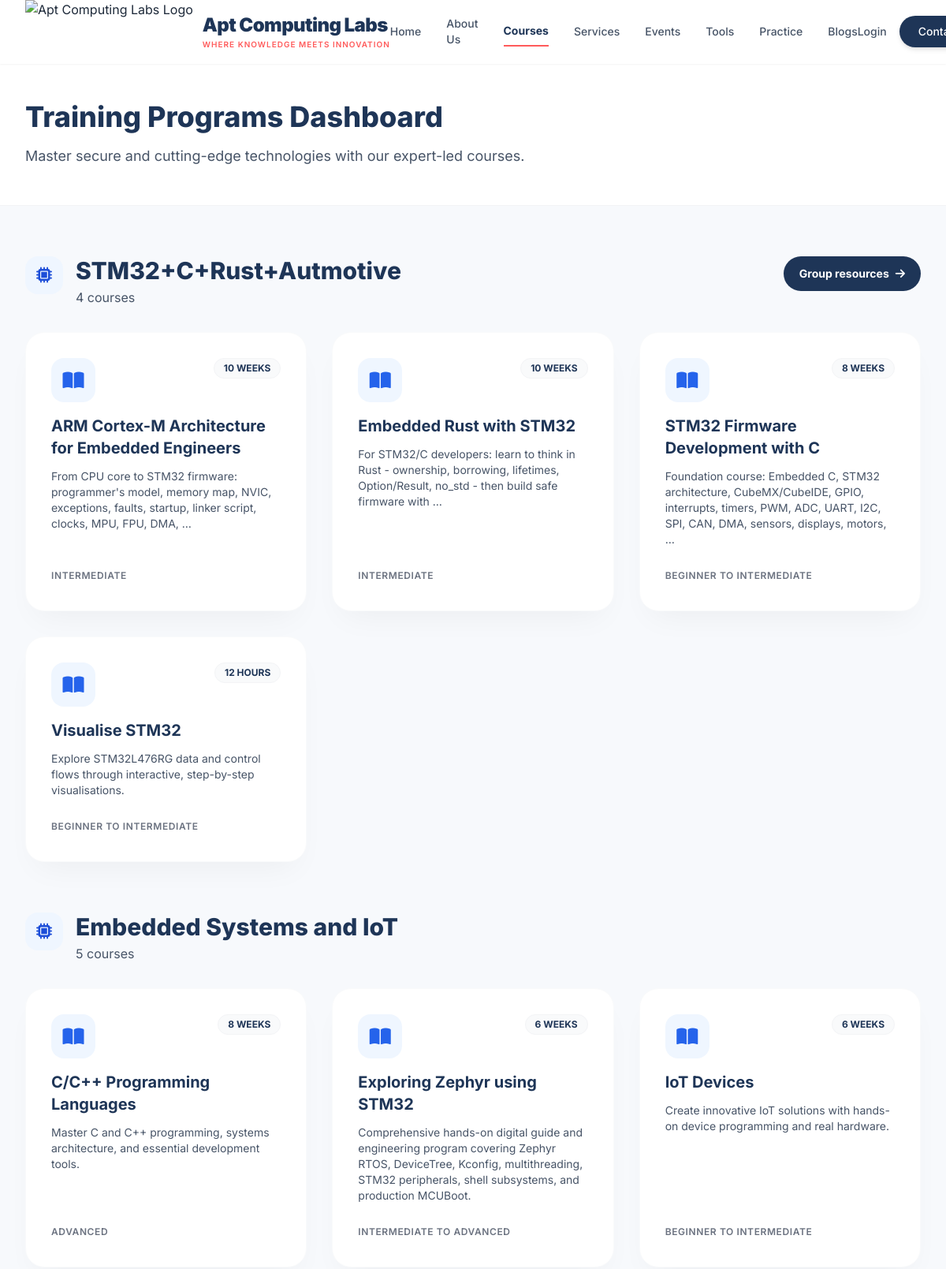
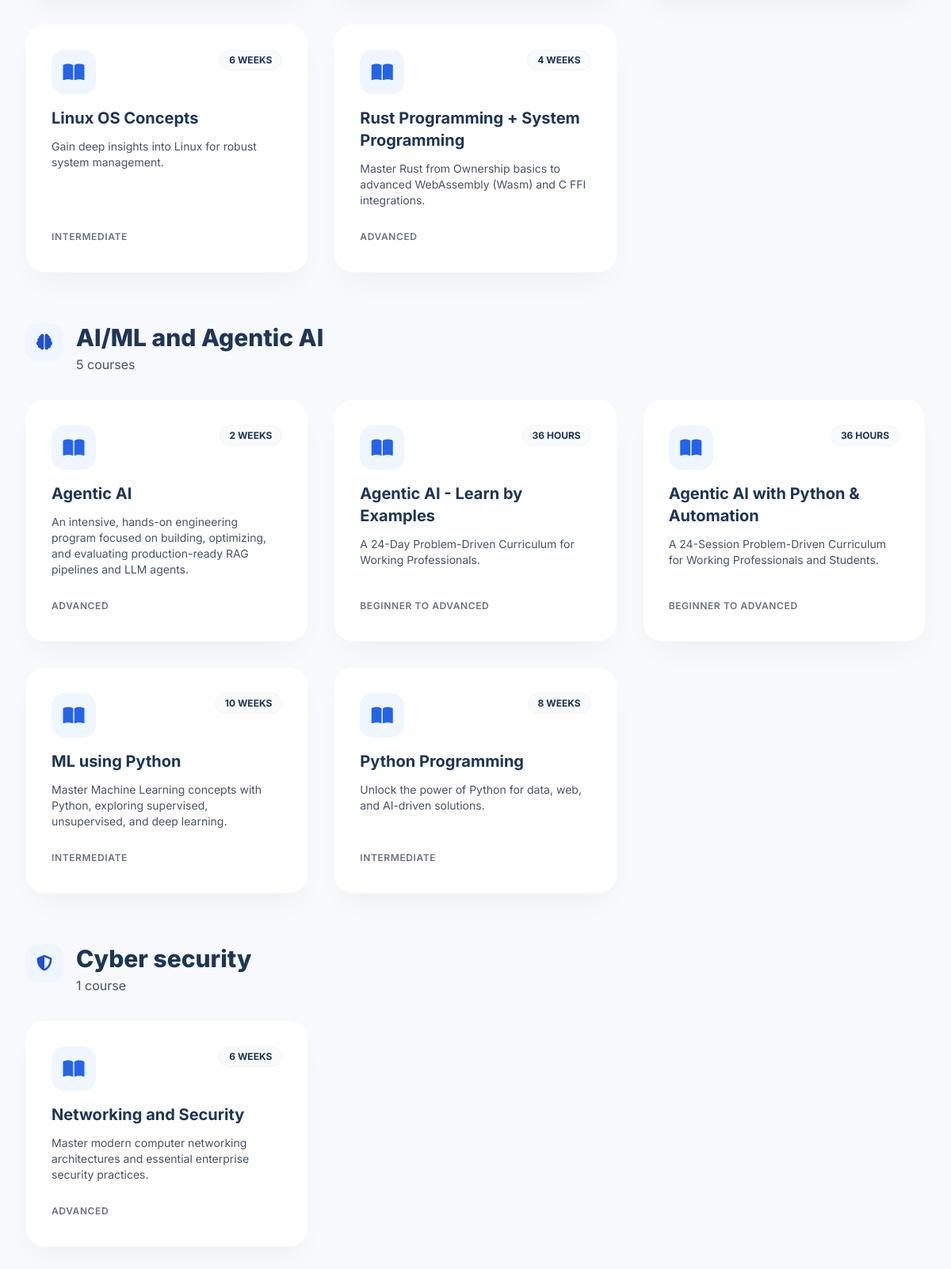
Page /courses/ on the committed database (2 pictures, top to bottom).
### courses/models.py (models this page shows, shortened)
class Course(models.Model):
    title = models.CharField(max_length=200)
    slug = models.SlugField(max_length=200, unique=True)
    short_description = models.CharField(max_length=500, blank=True)
    description = models.TextField(blank=True)
    duration_weeks = models.PositiveIntegerField(default=0)
    duration_hours = models.PositiveIntegerField(default=0)
    skill_level = models.CharField(max_length=50, blank=True)
    technologies = models.CharField(max_length=200, blank=True, help_text="Comma separated list, e.g., 'Rust, Linux'")
    image = models.URLField(blank=True, null=True)
    fee = models.CharField(max_length=100, blank=True, help_text="e.g., '7000/- + GST'")
    timing = models.CharField(max_length=200, blank=True, help_text="e.g., 'Weekend course, 4:00pm to 5:00pm'")
    start_date = models.CharField(max_length=100, blank=True, help_text="e.g., '12th Sep 2026'")
    trainers = models.CharField(max_length=200, blank=True, help_text="e.g., 'Kamal Kumar Mukiri'")
    recordings_info = models.CharField(max_length=300, blank=True)
    materials_info = models.CharField(max_length=300, blank=True)
    prerequisites = models.CharField(max_length=300, blank=True)
    training_mode = models.CharField(max_length=100, blank=True, help_text="e.g., 'Online'")

### courses/views.py (the view)
# urls.py: path('', views.CourseListView.as_view(), name='list'),
class CourseListView(ListView):
    model = Course
    template_name = 'courses/list.html'
    context_object_name = 'courses'
    def get_queryset(self):
        qs = list(super().get_queryset().order_by('title'))
        seen = set()
        unique = []
        for c in qs:
            key = (c.title or '').strip().lower()
            if key and key not in seen:
                seen.add(key)
                unique.append(c)
        return unique
    def get_context_data(self, **kwargs):
        context = super().get_context_data(**kwargs)
        grouped_courses = [
            {
                'title': group['title'],
                'icon': group['icon'],
                'url_name': group.get('url_name'),
                'courses': [],
            }
            for group in COURSE_GROUPS
        ]
        groups_by_slug = {
            slug: group
            for definition, group in zip(COURSE_GROUPS, grouped_courses)
            for slug in definition['slugs']
        }
        other_courses = {
            'title': 'Other Courses',
            'icon': 'fa-book-open',
            'courses': [],
        }
        for course in context['courses']:
            group = groups_by_slug.get(course.slug, other_courses)
            group['courses'].append(course)
        context['course_groups'] = [
            group for group in grouped_courses if group['courses']
        ]
        if other_courses['courses']:
            context['course_groups'].append(other_courses)
        return context

### templates/courses/list.html (shortened to what this page needs)
{% extends 'tailwind_base.html' %}
{% load static %}
{% block content %}
    <div class="pt-32 pb-12 bg-white border-b border-gray-100">
        <div class="max-w-7xl mx-auto px-4 sm:px-6 lg:px-8">
            <h1 class="text-4xl font-extrabold text-brand-navy mb-4">Training Programs Dashboard</h1>
            <p class="text-lg text-brand-textSecondary">Master secure and cutting-edge technologies with our expert-led courses.</p>
        </div>
    </div>
    <div class="py-16 max-w-7xl mx-auto px-4 sm:px-6 lg:px-8 min-h-screen space-y-16">
        {% for group in course_groups %}
        <section aria-labelledby="course-group-{{ forloop.counter }}">
            <div class="flex items-start gap-4 mb-8">
                <div class="w-12 h-12 shrink-0 rounded-2xl bg-blue-50 text-blue-700 flex items-center justify-center">
                    <i class="fas {{ group.icon }} text-xl" aria-hidden="true"></i>
                </div>
                <div>
                    <h2 id="course-group-{{ forloop.counter }}" class="text-2xl md:text-3xl font-extrabold text-brand-navy">
                        {{ group.title }}
                    </h2>
                    <p class="text-brand-textSecondary mt-1">
                        {{ group.courses|length }} course{{ group.courses|length|pluralize }}
                    </p>
                </div>
                {% if group.url_name %}
                <a href="{% url group.url_name %}" class="ml-auto inline-flex items-center gap-2 rounded-full bg-brand-navy px-5 py-3 text-sm font-bold text-white hover:bg-brand-coral transition-colors">
                    Group resources <i class="fas fa-arrow-right" aria-hidden="true"></i>
                </a>
                {% endif %}
            </div>
            <div class="grid grid-cols-1 md:grid-cols-2 lg:grid-cols-3 gap-8">
                {% for course in group.courses %}
                <a href="{% url 'courses:detail' course.slug %}" class="block group">
                    <div class="bg-white rounded-3xl p-8 shadow-premium hover:shadow-premium-hover transition-all duration-300 transform hover:-translate-y-2 border border-gray-50 h-full flex flex-col">
                        <div class="flex justify-between items-start mb-4">
                            <div class="w-14 h-14 bg-blue-50 rounded-2xl flex items-center justify-center group-hover:bg-brand-navy transition-colors duration-300">
                                <i class="fas fa-book-open text-2xl text-blue-600 group-hover:text-white transition-colors duration-300" aria-hidden="true"></i>
                            </div>
                            <span class="inline-block px-3 py-1 bg-gray-50 rounded-full text-xs font-bold text-brand-navy border border-gray-100">
                                {% if course.duration_weeks %}{{ course.duration_weeks }} WEEKS{% else %}{{ course.duration_hours }} HOURS{% endif %}
                            </span>
                        </div>
                        <h3 class="text-xl font-bold text-brand-navy mb-3 group-hover:text-brand-coral transition-colors">{{ course.title }}</h3>
                        <p class="text-sm text-brand-textSecondary mb-6 flex-grow">
                            {{ course.short_description|default:course.description|truncatewords:20 }}
                        </p>
                        <div class="flex items-center justify-between mt-auto">
                            <div class="flex flex-wrap gap-2">
                                {% if course.skill_level %}
                                <span class="text-xs text-gray-500 uppercase tracking-wider font-semibold">{{ course.skill_level }}</span>
                                {% endif %}
                            </div>
                        </div>
                    </div>
                </a>
                {% endfor %}
            </div>
        </section>
        {% empty %}
        <div class="text-center py-20">
            <i class="fas fa-folder-open text-6xl text-gray-200 mb-4" aria-hidden="true"></i>
            <h3 class="text-2xl font-bold text-brand-navy">No courses available yet</h3>
            <p class="text-brand-textSecondary mt-2">Check back later for exciting new programs.</p>
        </div>
        {% endfor %}
    </div>
{% endblock %}

### templates/tailwind_base.html (shortened to what this page needs)
{% load static %}
<!DOCTYPE html>
<html lang="en" class="scroll-smooth">
<head>
    <link rel="stylesheet" href="https://cdnjs.cloudflare.com/ajax/libs/font-awesome/6.4.0/css/all.min.css">
    <script src="https://cdn.tailwindcss.com"></script>
</head>
<body class="font-sans text-brand-textPrimary bg-brand-light antialiased selection:bg-brand-coral selection:text-white">
    <nav class="fixed w-full z-50 glass-nav transition-all duration-300 shadow-sm" id="navbar">
        <div class="max-w-7xl mx-auto px-4 sm:px-6 lg:px-8">
            <div class="flex justify-between items-center h-20">
                <a href="{% url 'home' %}" class="flex-shrink-0 flex items-center gap-3">
                    <img src="{% static 'img/ACL_Logo.png' %}" alt="Apt Computing Labs Logo" class="h-20 w-auto object-contain mix-blend-multiply self-start">
                    <div class="hidden sm:flex flex-col justify-center">
                        <span class="font-black text-2xl tracking-tight text-brand-navy leading-tight">Apt Computing Labs</span>
                        <span class="text-[10px] font-semibold text-brand-coral tracking-widest uppercase mt-0.5">Where Knowledge meets innovation</span>
                    </div>
                </a>
                <div class="hidden lg:flex space-x-8 items-center">
                    {% url 'home' as home_url %}
                    {% url 'courses:list' as courses_url %}
                    {% url 'services:list' as services_url %}
                    {% url 'events:list' as events_url %}
                    {% url 'debugger:home' as practice_url %}
                    {% url 'blogs:list' as blogs_url %}
                    <a href="{{ home_url }}" class="{% if request.path == home_url %}text-brand-navy font-bold border-b-2 border-brand-coral{% else %}text-brand-textSecondary hover:text-brand-navy font-medium{% endif %} transition-colors text-sm py-2">Home</a>
                    {% url 'about' as about_url %}
                    <a href="{{ about_url }}" class="{% if request.path == about_url %}text-brand-navy font-bold border-b-2 border-brand-coral{% else %}text-brand-textSecondary hover:text-brand-navy font-medium{% endif %} transition-colors text-sm py-2">About Us</a>
                    <a href="{{ courses_url }}" class="{% if request.path == courses_url or '/courses/' in request.path %}text-brand-navy font-bold border-b-2 border-brand-coral{% else %}text-brand-textSecondary hover:text-brand-navy font-medium{% endif %} transition-colors text-sm py-2">Courses</a>
                    <a href="{{ services_url }}" class="{% if request.path == services_url or '/services/' in request.path %}text-brand-navy font-bold border-b-2 border-brand-coral{% else %}text-brand-textSecondary hover:text-brand-navy font-medium{% endif %} transition-colors text-sm py-2">Services</a>
                    <a href="{{ events_url }}" class="{% if request.path == events_url or '/events/' in request.path %}text-brand-navy font-bold border-b-2 border-brand-coral{% else %}text-brand-textSecondary hover:text-brand-navy font-medium{% endif %} transition-colors text-sm py-2">Events</a>
                    {% url 'devtools:list' as tools_url %}
                    <a href="{{ tools_url }}" class="{% if request.path == tools_url or '/devtools/' in request.path %}text-brand-navy font-bold border-b-2 border-brand-coral{% else %}text-brand-textSecondary hover:text-brand-navy font-medium{% endif %} transition-colors text-sm py-2">Tools</a>
                    <a href="{{ practice_url }}" class="{% if request.path == practice_url or '/practice/' in request.path %}text-brand-navy font-bold border-b-2 border-brand-coral{% else %}text-brand-textSecondary hover:text-brand-navy font-medium{% endif %} transition-colors text-sm py-2">Practice</a>
                    <a href="{{ blogs_url }}" class="{% if request.path == blogs_url or '/blogs/' in request.path %}text-brand-navy font-bold border-b-2 border-brand-coral{% else %}text-brand-textSecondary hover:text-brand-navy font-medium{% endif %} transition-colors text-sm py-2">Blogs</a>
                </div>
                <div class="hidden lg:flex items-center gap-4">
                    <a href="{% url 'accounts:login' %}" class="text-brand-textSecondary hover:text-brand-navy font-medium transition-colors text-sm">Login</a>
                    <a href="{% url 'contact:contact' %}" class="bg-brand-navy text-white px-6 py-2.5 rounded-full font-medium text-sm hover:bg-opacity-90 transition-all shadow-md hover:shadow-lg hover:-translate-y-0.5">
                        Contact
                    </a>
                </div>
            </div>
        </div>
    </nav>
    {% block content %}
    {% endblock %}
</body>
</html>

### templates/tailwind_base.html (style rules this page uses)
.glass-nav { background: rgba(255, 255, 255, 0.95); backdrop-filter: blur(12px); -webkit-backdrop-filter: blur(12px); border-bottom: 1px solid rgba(255, 255, 255, 0.3); }

### rows in the picture
Course: duration_weeks "10", title "ARM Cortex-M Architecture for Embedded Engineers", short_description "From CPU core to STM32 firmware: programmer's model, memory map, NVIC, exceptions, faults, startup, linker script, clocks, MPU, FPU, DMA, …", skill_level "INTERMEDIATE"
Course: duration_weeks "10", title "Embedded Rust with STM32", short_description "For STM32/C developers: learn to think in Rust - ownership, borrowing, lifetimes, Option/Result, no_std - then build safe firmware with …", skill_level "INTERMEDIATE"
Course: duration_weeks "8", title "STM32 Firmware Development with C", short_description "Foundation course: Embedded C, STM32 architecture, CubeMX/CubeIDE, GPIO, interrupts, timers, PWM, ADC, UART, I2C, SPI, CAN, DMA, sensors, displays, motors, …", skill_level "BEGINNER TO INTERMEDIATE"
Course: duration_hours "12", title "Visualise STM32", short_description "Explore STM32L476RG data and control flows through interactive, step-by-step visualisations.", skill_level "BEGINNER TO INTERMEDIATE"
Course: duration_weeks "8", title "C/C++ Programming Languages", short_description "Master C and C++ programming, systems architecture, and essential development tools.", skill_level "ADVANCED"
Course: duration_weeks "6", title "Exploring Zephyr using STM32", short_description "Comprehensive hands-on digital guide and engineering program covering Zephyr RTOS, DeviceTree, Kconfig, multithreading, STM32 peripherals, shell subsystems, and production MCUBoot.", skill_level "INTERMEDIATE TO ADVANCED"
Course: duration_weeks "6", title "IoT Devices", short_description "Create innovative IoT solutions with hands-on device programming and real hardware.", skill_level "BEGINNER TO INTERMEDIATE"
Course: duration_weeks "6", title "Linux OS Concepts", short_description "Gain deep insights into Linux for robust system management.", skill_level "INTERMEDIATE"
Course: duration_weeks "4", title "Rust Programming + System Programming", short_description "Master Rust from Ownership basics to advanced WebAssembly (Wasm) and C FFI integrations.", skill_level "ADVANCED"
Course: duration_weeks "2", title "Agentic AI", short_description "An intensive, hands-on engineering program focused on building, optimizing, and evaluating production-ready RAG pipelines and LLM agents.", skill_level "ADVANCED"
Course: duration_hours "36", title "Agentic AI - Learn by Examples", short_description "A 24-Day Problem-Driven Curriculum for Working Professionals.", skill_level "BEGINNER TO ADVANCED"
Course: duration_hours "36", title "Agentic AI with Python & Automation", short_description "A 24-Session Problem-Driven Curriculum for Working Professionals and Students.", skill_level "BEGINNER TO ADVANCED"
Course: duration_weeks "10", title "ML using Python", short_description "Master Machine Learning concepts with Python, exploring supervised, unsupervised, and deep learning.", skill_level "INTERMEDIATE"
Course: duration_weeks "8", title "Python Programming", short_description "Unlock the power of Python for data, web, and AI-driven solutions.", skill_level "INTERMEDIATE"
Course: duration_weeks "6", title "Networking and Security", short_description "Master modern computer networking architectures and essential enterprise security practices.", skill_level "ADVANCED"

### other values in the picture
{{ group.title }} "STM32+C+Rust+Autmotive" "Embedded Systems and IoT" "AI/ML and Agentic AI" "Cyber security"
{{ group.courses|length }} "4" "5" "5" "1"
